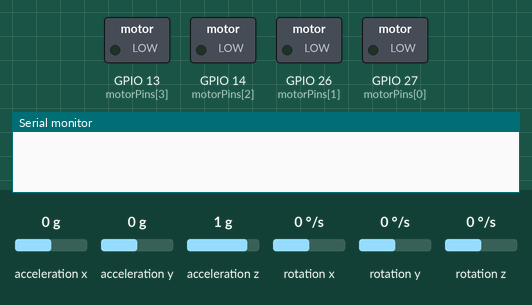
Simulated run of this sketch. Board: ESP32. On the bench: switched loads named in the sketch (green lamp = pin HIGH), the last lines printed to the serial monitor. Wiring (inferred from the names in the program): MPU-6050 motion sensor at I2C address 0x68. The inputs (shaded band) are chosen by the test bench; at power-on: acceleration x 0 g, acceleration y 0 g, acceleration z 1 g, rotation x 0 °/s, rotation y 0 °/s, rotation z 0 °/s.

Above: at 0.0 s.
At 19.9 s:
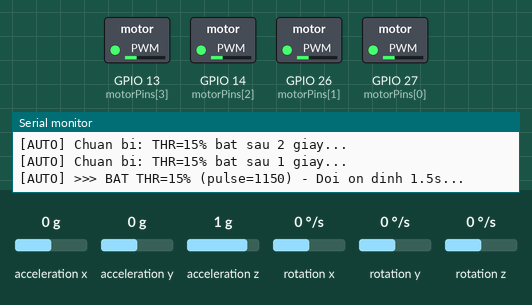
Timing chart, 0 to 42.3 s (numbered marks = the images above):
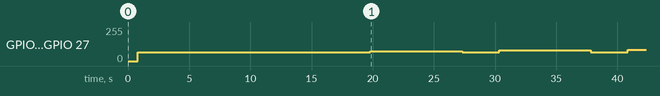

Measured:
- by itself, GPIO 13 (motorPins[3]), GPIO 14 (motorPins[2]), GPIO 26 (motorPins[1]), GPIO 27 (motorPins[0]): 64/255 → 73/255 at 19.8 s, → 64/255 7.5 s later, → 80/255 3.0 s later, → 64/255 7.5 s later, … (5 changes in this stretch)

The sketch:

mpu_vibration_test.ino
```cpp
// ═══════════════════════════════════════════════════════════════
//  MPU6050 VIBRATION AUTO-TEST — V3.0
//  Tu dong chay qua cac muc throttle va bao cao nhieu
//
//  Hardware: SDA=21 SCL=22 | Motor: 27,26,14,13
//  Baud    : 115200
//  ⚠️  THAO CANH QUAT TRUOC KHI CAM PIN!
//
//  Quy trinh TU DONG:
//    Boot → Calibrate MPU (3s) → ESC arm (2s) →
//    Tu dong tang ga: 0% → 15% → 25% → 35% → 45%
//    Moi muc thu thap 6 giay → In bao cao → Tat motor
//    Cuoi cung in khuyen nghi alpha_gyro cho drone_main.ino
// ═══════════════════════════════════════════════════════════════

#include <Wire.h>
#include <MPU6050_light.h>

// ── Phần cứng ─────────────────────────────────────────────────
#define SDA_PIN   21
#define SCL_PIN   22
const int motorPins[4] = {27, 26, 14, 13};  // FR FL RR RL

// ── ESC / PWM ─────────────────────────────────────────────────
#define PWM_FREQ   250
#define PWM_BITS   12
#define PWM_PER    4000   // us (1/250Hz)
#define P_OFF      1000
#define P_MAX      1450   // MAX an toan = 45% (khong du luc nang drone)

// ── Chuoi test tu dong ────────────────────────────────────────
const int  THR[]      = {0, 15, 25, 35, 45};  // % throttle
const int  N_THR      = 5;
const int  COLLECT_S  = 6;    // giay thu thap du lieu moi muc
const int  RAMP_MS    = 1500; // ms doi on dinh truoc khi thu thap

// ── Bo loc EMA test song song ──────────────────────────────────
// Thu 5 muc alpha cung luc de tim alpha tot nhat
const float  AL[]   = {0.90f, 0.70f, 0.50f, 0.30f, 0.15f};
const char*  ALN[]  = {"a0.90","a0.70","a0.50","a0.30","a0.15"};
const int    N_AL   = 5;

// ── State machine ─────────────────────────────────────────────
enum State { ST_CALIB, ST_ESC, ST_COUNTDOWN, ST_RAMP, ST_COLLECT, ST_REPORT, ST_DONE };
State         g_state    = ST_CALIB;
int           g_lvl      = 0;         // index vao THR[]
unsigned long g_stateMs  = 0;
unsigned long g_loopUs   = 0;

// ── MPU ───────────────────────────────────────────────────────
MPU6050 mpu(Wire);

// ── EMA filter state (per alpha) ──────────────────────────────
float fPitch[N_AL], fRoll[N_AL], fGX[N_AL];

// ── Welford online stddev (khong can luu toan bo mang) ────────
struct Stat {
  uint32_t n;
  double   mean, M2;
  float    vmin, vmax;
  void reset() { n=0; mean=0; M2=0; vmin=1e9; vmax=-1e9; }
  void add(float x) {
    n++;
    vmin = min(vmin, x); vmax = max(vmax, x);
    double d = x - mean; mean += d/n; M2 += d*(x-mean);
  }
  float std() { return (n>1) ? sqrtf(M2/(n-1)) : 0; }
  float rng() { return vmax - vmin; }
};

// Stats: [alpha_idx][axis: 0=pitch 1=roll 2=gyrX]
Stat  fStat[N_AL][3];
Stat  rStat[3];   // raw stats

// ── Luu ket qua moi muc throttle ─────────────────────────────
struct LvlResult {
  int   thr;
  float rawStdPitch, rawStdRoll, rawStdGX;
  float filtStd[N_AL];   // std pitch sau EMA moi alpha
};
LvlResult res[N_THR];
int       resCount = 0;

// ── Helpers ───────────────────────────────────────────────────
uint32_t duty(int us) { return (uint32_t)((us*4095UL)/PWM_PER); }

void setMotors(int pulse) {
  pulse = constrain(pulse, P_OFF, P_MAX);
  for (int i=0; i<4; i++) ledcWrite(motorPins[i], duty(pulse));
}

int thrPulse(int pct) {
  if (pct<=0) return P_OFF;
  return P_OFF + (int)((float)constrain(pct,0,45)*(P_MAX-P_OFF)/45.0f);
}

void applyDLPF(byte lvl) {
  // CONFIG reg: DLPF_CFG
  Wire.beginTransmission(0x68); Wire.write(0x1A); Wire.write(lvl); Wire.endTransmission(); delay(5);
  // Gyro FS = ±250 deg/s
  Wire.beginTransmission(0x68); Wire.write(0x1B); Wire.write(0x00); Wire.endTransmission(); delay(5);
  // Accel FS = ±2g
  Wire.beginTransmission(0x68); Wire.write(0x1C); Wire.write(0x00); Wire.endTransmission(); delay(5);
  // Verify
  Wire.beginTransmission(0x68); Wire.write(0x1A); Wire.endTransmission(false);
  Wire.requestFrom(0x68, 1); byte got = Wire.read();
  const int bw[] = {256,188,98,42,21,10,5};
  Serial.printf("[DLPF] 0x%02X → cutoff=%dHz %s\n", got, bw[constrain((int)got,0,6)], got==lvl?"OK":"FAIL!");
}

void resetStats() {
  for (int a=0;a<N_AL;a++) for (int x=0;x<3;x++) fStat[a][x].reset();
  for (int x=0;x<3;x++) rStat[x].reset();
}

void initFilters(float pitch, float roll, float gx) {
  for (int a=0;a<N_AL;a++) { fPitch[a]=pitch; fRoll[a]=roll; fGX[a]=gx; }
}

// ── In bang ket qua 1 muc ─────────────────────────────────────
void printLvlReport(int idx) {
  LvlResult& r = res[idx];
  Serial.println();
  Serial.printf("[RPT] =========== THR = %d%% (pulse %d) ===========\n", r.thr, thrPulse(r.thr));
  Serial.printf("[RPT] RAW noise  : Pitch=%.3f deg  Roll=%.3f deg  GyrX=%.2f deg/s\n",
    r.rawStdPitch, r.rawStdRoll, r.rawStdGX);
  Serial.println("[RPT] EMA filter (Pitch std deviation):");
  Serial.println("[RPT]   Alpha  | Std(deg) | Giam noise | Danh gia");
  for (int a=0;a<N_AL;a++) {
    float red = (r.rawStdPitch > 0) ? (1.0f - r.filtStd[a]/r.rawStdPitch)*100.0f : 0;
    const char* rat =
      r.filtStd[a] < 0.05f ? "XUAT SAC" :
      r.filtStd[a] < 0.15f ? "Rat tot" :
      r.filtStd[a] < 0.40f ? "Tot" :
      r.filtStd[a] < 1.0f  ? "Trung binh" :
                              "Kem";
    Serial.printf("[RPT]   %-6s | %8.4f | %5.1f%%     | %s\n",
      ALN[a], r.filtStd[a], red, rat);
  }
}

// ── In bao cao tong hop va khuyen nghi ───────────────────────
void printFinalReport() {
  Serial.println("\n[FINAL] ╔══════════════════════════════════════════════╗");
  Serial.println("[FINAL] ║      BAO CAO TONG HOP - RUNG DONG MPU       ║");
  Serial.println("[FINAL] ╚══════════════════════════════════════════════╝");

  // Bang so lieu theo throttle
  Serial.print("[FINAL]         ");
  for (int l=0;l<resCount;l++) Serial.printf(" THR%2d%%", res[l].thr);
  Serial.println();
  Serial.print("[FINAL] RAW-std ");
  for (int l=0;l<resCount;l++) Serial.printf(" %5.3f ", res[l].rawStdPitch);
  Serial.println("(deg)");
  for (int a=0;a<N_AL;a++) {
    Serial.printf("[FINAL] %-7s  ", ALN[a]);
    for (int l=0;l<resCount;l++) Serial.printf(" %5.3f ", res[l].filtStd[a]);
    Serial.println();
  }

  // Tim alpha tot nhat tai muc throttle cao nhat
  int topLvl = resCount-1;
  while (topLvl>0 && res[topLvl].thr==0) topLvl--;
  float bestStd=1e9; int bestA=2;
  for (int a=0;a<N_AL;a++) if (res[topLvl].filtStd[a]<bestStd) { bestStd=res[topLvl].filtStd[a]; bestA=a; }

  float maxRaw=0;
  for (int l=1;l<resCount;l++) maxRaw=max(maxRaw,res[l].rawStdPitch);

  Serial.println("[FINAL]");
  Serial.printf("[FINAL] Nhieu RAW max: %.3f deg std\n", maxRaw);

  if (maxRaw < 0.3f) {
    Serial.println("[FINAL] => PHAN CUNG CHONG RUNG XUAT SAC!");
    Serial.println("[FINAL]    MPU6050 cua ban rat on dinh khi motor chay.");
  } else if (maxRaw < 1.0f) {
    Serial.println("[FINAL] => Rung dong nhe. Phan cung OK.");
    Serial.println("[FINAL]    Nen: lot cao su mong duoi ESP32/MPU.");
  } else if (maxRaw < 3.0f) {
    Serial.println("[FINAL] => Rung dong trung binh.");
    Serial.println("[FINAL]    Can: lot cao su chong rung cho MPU (foam tape 2 mat day).");
    Serial.println("[FINAL]    Can: can bang canh quat (prop balancing).");
  } else {
    Serial.println("[FINAL] => RUNG DONG MANH - NGUY HIEM!");
    Serial.println("[FINAL]    Bat buoc lam truoc khi bay:");
    Serial.println("[FINAL]    1. Dat MPU/ESP32 tren lot cao su chuyen dung");
    Serial.println("[FINAL]    2. Can bang canh quat bang may can bang");
    Serial.println("[FINAL]    3. Siet chat oc vit motor, khung");
    Serial.println("[FINAL]    4. Kiem tra motor co bi lech truc khong");
  }

  Serial.println("[FINAL]");
  Serial.println("[FINAL] ─────── KHUYEN NGHI CHO drone_main.ino ──────");
  Serial.printf("[FINAL]   float alpha_gyro  = %.2ff;   // EMA gyro\n", AL[bestA]);
  Serial.printf("[FINAL]   float alpha_d     = %.2ff;   // EMA D-term\n",
    max(0.10f, AL[bestA]-0.10f));
  Serial.println("[FINAL]   // Trong setupMPUFilter(): giu DLPF=0x04 (21Hz)");
  Serial.println("[FINAL] ──────────────────────────────────────────────");
  Serial.printf("[FINAL]   => Alpha khuyen dung: %s (std=%.4f deg)\n", ALN[bestA], bestStd);
  Serial.println("[FINAL]");
  Serial.println("[FINAL] DONE. Reset ESP32 de chay lai. Upload drone_main voi gia tri tren.");
}

// ── Plotter header (in 1 lan khi bat dau collect) ────────────
void printPlotterHeader(int thr) {
  // Dong nay bi ignore boi Serial Plotter, chi hien thi trong Serial Monitor
  Serial.printf("[PLT-HDR] THR=%d%% | RawP FP_a90 FP_a70 FP_a50 FP_a30 FP_a15 RawR FR_a50\n", thr);
}

// ── Setup ─────────────────────────────────────────────────────
void setup() {
  Serial.begin(115200);
  delay(300);

  Serial.println("[BOOT] ============================================");
  Serial.println("[BOOT]  MPU6050 Vibration AUTO-TEST v3.0");
  Serial.println("[BOOT]  THAO CANH QUAT CHUA? Kiem tra lan cuoi!");
  Serial.println("[BOOT] ============================================");
  delay(500);

  // Motor OFF ngay lap tuc
  for (int i=0;i<4;i++) {
    ledcAttach(motorPins[i], PWM_FREQ, PWM_BITS);
    ledcWrite(motorPins[i], duty(P_OFF));
  }
  Serial.println("[MOTOR] Tat ca motor OFF.");

  // I2C
  Wire.begin(SDA_PIN, SCL_PIN);
  Wire.setClock(400000);
  Wire.setTimeOut(3);

  // MPU
  byte s = mpu.begin();
  if (s != 0) {
    Serial.printf("[ERR] MPU6050 LOI! code=%d. Kiem tra SDA=%d SCL=%d\n",s,SDA_PIN,SCL_PIN);
    while(1) { delay(1000); Serial.println("[ERR] HALT - MPU MISSING"); }
  }
  Serial.println("[MPU] MPU6050 tim thay.");

  // Calibrate
  Serial.println("[MPU] === CALIBRATE MPU ===");
  Serial.println("[MPU] Dat drone PHANG, DUNG RUNG! Bat dau sau 2 giay...");
  delay(2000);
  Serial.println("[MPU] Dang calibrate (khoang 3 giay)...");
  mpu.calcOffsets(true, true);
  Serial.println("[MPU] Calibrate XONG.");

  // DLPF (PHAI GOI SAU calcOffsets vi library reset no!)
  Serial.println("[MPU] Thiet lap DLPF phan cung (0x04 = 21Hz)...");
  applyDLPF(0x04);

  // Warm-up EMA
  mpu.update();
  float ip = mpu.getAngleX(), ir = mpu.getAngleY(), ig = mpu.getGyroX();
  initFilters(ip, ir, ig);
  for (int i=0;i<80;i++) {
    mpu.update();
    float p=mpu.getAngleX(), r=mpu.getAngleY(), gx=mpu.getGyroX();
    for (int a=0;a<N_AL;a++) {
      fPitch[a] = AL[a]*p + (1-AL[a])*fPitch[a];
      fRoll [a] = AL[a]*r + (1-AL[a])*fRoll [a];
      fGX   [a] = AL[a]*gx+ (1-AL[a])*fGX   [a];
    }
    delay(4);
  }

  // ESC arm
  Serial.println("[ESC] Dang arm ESC (2 giay)...");
  g_state   = ST_ESC;
  g_stateMs = millis();

  g_loopUs = micros();
}

// ── Loop 250Hz ────────────────────────────────────────────────
void loop() {
  // Timing
  unsigned long now = micros();
  if (now - g_loopUs < 4000) return;
  g_loopUs = now;

  // Doc MPU
  mpu.update();
  float rP  = mpu.getAngleX();
  float rR  = mpu.getAngleY();
  float rGX = mpu.getGyroX();

  // Cap nhat tat ca EMA
  for (int a=0;a<N_AL;a++) {
    fPitch[a] = AL[a]*rP  + (1.0f-AL[a])*fPitch[a];
    fRoll [a] = AL[a]*rR  + (1.0f-AL[a])*fRoll [a];
    fGX   [a] = AL[a]*rGX + (1.0f-AL[a])*fGX   [a];
  }

  unsigned long ms = millis();

  // ── State machine ────────────────────────────────────────
  switch (g_state) {

    // ── ESC arm: giu 1000us trong 2s ──────────────────────
    case ST_ESC:
      if (ms - g_stateMs >= 2000) {
        Serial.println("[ESC] ESC san sang!");
        Serial.println();
        Serial.println("[AUTO] ==========================================");
        Serial.println("[AUTO]  BAT DAU CHUOI TEST TU DONG");
        Serial.printf ("[AUTO]  %d muc throttle x %d giay = ~%d giay tong\n",
          N_THR, COLLECT_S, N_THR*(COLLECT_S+2)+5);
        Serial.println("[AUTO]  Serial Plotter: Pitch Raw + 5 muc loc EMA");
        Serial.println("[AUTO] ==========================================");
        g_lvl    = 0;
        g_state  = ST_COUNTDOWN;
        g_stateMs= ms;
      }
      break;

    // ── Countdown truoc moi muc ────────────────────────────
    case ST_COUNTDOWN: {
      // In dem nguoc 3 2 1 moi giay
      static int lastCnt = -1;
      int remaining = 3 - (int)((ms - g_stateMs)/1000);
      if (remaining != lastCnt && remaining > 0) {
        lastCnt = remaining;
        Serial.printf("[AUTO] Chuan bi: THR=%d%% bat sau %d giay...\n", THR[g_lvl], remaining);
      }
      if (ms - g_stateMs >= 3000) {
        lastCnt = -1;
        // Bat motor
        int pulse = thrPulse(THR[g_lvl]);
        setMotors(pulse);
        Serial.printf("[AUTO] >>> BAT THR=%d%% (pulse=%d) - Doi on dinh %.1fs...\n",
          THR[g_lvl], pulse, RAMP_MS/1000.0f);
        g_state  = ST_RAMP;
        g_stateMs= ms;
      }
      break;
    }

    // ── Ramp: cho motor on dinh truoc khi thu thap ─────────
    case ST_RAMP:
      if (ms - g_stateMs >= (unsigned long)RAMP_MS) {
        resetStats();
        initFilters(rP, rR, rGX);   // Reset EMA tu gia tri hien tai
        printPlotterHeader(THR[g_lvl]);
        Serial.printf("[AUTO] >>> Thu thap %d giay...\n", COLLECT_S);
        g_state  = ST_COLLECT;
        g_stateMs= ms;
      }
      break;

    // ── Collect: thu thap du lieu ──────────────────────────
    case ST_COLLECT:
      // Ghi stats
      rStat[0].add(rP);
      rStat[1].add(rR);
      rStat[2].add(rGX);
      for (int a=0;a<N_AL;a++) {
        fStat[a][0].add(fPitch[a]);
        fStat[a][1].add(fRoll [a]);
        fStat[a][2].add(fGX   [a]);
      }

      // Plotter output (moi buoc loop = 4ms = 250 dong/s — qua nhieu)
      // Chi in moi 20ms (50Hz) de Serial Plotter de xem
      {
        static unsigned long lastPlotMs = 0;
        if (ms - lastPlotMs >= 20) {
          lastPlotMs = ms;
          // Format: RawP FP(a0.9) FP(a0.7) FP(a0.5) FP(a0.3) FP(a0.15) RawR FR(a0.5) Thr
          Serial.print("RawP:"); Serial.print(rP,2);
          for (int a=0;a<N_AL;a++) {
            Serial.print("\t"); Serial.print(ALN[a]); Serial.print(":"); Serial.print(fPitch[a],2);
          }
          Serial.print("\tRawR:"); Serial.print(rR,2);
          Serial.print("\tFR_a50:"); Serial.print(fRoll[2],2);
          Serial.print("\tThr:"); Serial.print(THR[g_lvl]);
          Serial.println();
        }
      }

      // Hoan thanh muc nay?
      if (ms - g_stateMs >= (unsigned long)(COLLECT_S*1000)) {
        // Luu ket qua
        LvlResult& r = res[resCount];
        r.thr = THR[g_lvl];
        r.rawStdPitch = rStat[0].std();
        r.rawStdRoll  = rStat[1].std();
        r.rawStdGX    = rStat[2].std();
        for (int a=0;a<N_AL;a++) r.filtStd[a] = fStat[a][0].std();
        resCount++;

        g_state  = ST_REPORT;
        g_stateMs= ms;
      }
      break;

    // ── Report muc hien tai ────────────────────────────────
    case ST_REPORT:
      // Tat motor truoc khi in
      setMotors(P_OFF);
      printLvlReport(resCount-1);
      delay(500);   // Cho in xong

      g_lvl++;
      if (g_lvl >= N_THR) {
        // Xong tat ca muc
        g_state  = ST_DONE;
        g_stateMs= ms;
      } else {
        g_state  = ST_COUNTDOWN;
        g_stateMs= ms;
      }
      break;

    // ── Done ──────────────────────────────────────────────
    case ST_DONE:
      if (ms - g_stateMs < 200) {   // Chi in 1 lan
        setMotors(P_OFF);
        printFinalReport();
      }
      // Loop idle, motor tat
      break;
  }
}
```
